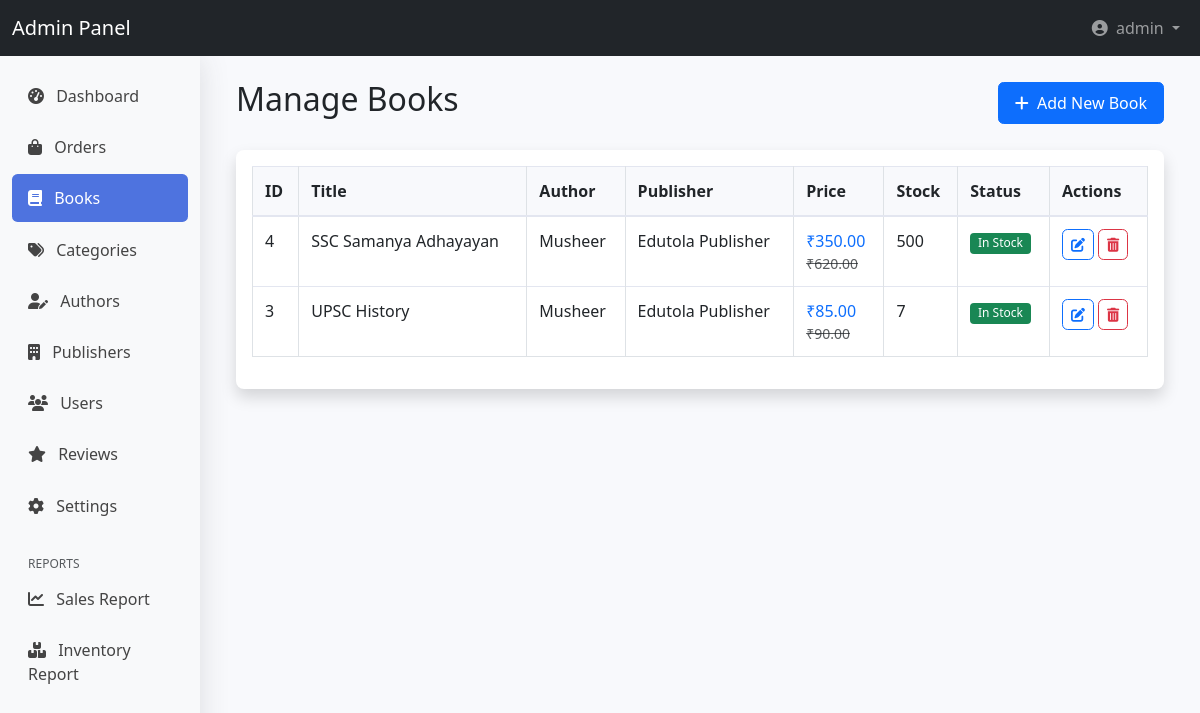
Screenshot of /admin/books.php (signed in) with the database file from the repository.
### tables this page shows
CREATE TABLE `books` (
  `book_id` int(11) NOT NULL,
  `isbn` varchar(20) NOT NULL,
  `title` varchar(255) NOT NULL,
  `author_id` int(11) NOT NULL,
  `publisher_id` int(11) NOT NULL,
  `publication_date` date DEFAULT NULL,
  `pages` int(11) DEFAULT NULL,
  `binding_type` enum('Paperback','Hardcover','E-book') DEFAULT NULL,
  `description` text DEFAULT NULL,
  `price` decimal(10,2) NOT NULL,
  `discount_price` decimal(10,2) DEFAULT NULL,
  `stock_quantity` int(11) NOT NULL DEFAULT 0,
  `created_at` timestamp NOT NULL DEFAULT current_timestamp(),
  `updated_at` timestamp NOT NULL DEFAULT current_timestamp() ON UPDATE current_timestamp()
);

CREATE TABLE `authors` (
  `author_id` int(11) NOT NULL,
  `name` varchar(100) NOT NULL,
  `bio` text DEFAULT NULL,
  `photo` varchar(255) DEFAULT NULL
);

CREATE TABLE `publishers` (
  `publisher_id` int(11) NOT NULL,
  `name` varchar(100) NOT NULL,
  `description` text DEFAULT NULL,
  `logo` varchar(255) DEFAULT NULL
);

### admin/books.php (the view, shortened to what this page needs)
<?php
require_once '../includes/config.php';
$page = isset($_GET['page']) ? max(1, intval($_GET['page'])) : 1;
$per_page = 10;
$offset = ($page - 1) * $per_page;
$stmt = $pdo->prepare("
    SELECT b.*, a.name AS author_name, p.name AS publisher_name
    FROM books b
    JOIN authors a ON b.author_id = a.author_id
    JOIN publishers p ON b.publisher_id = p.publisher_id
    ORDER BY b.book_id DESC
    LIMIT ? OFFSET ?
");
$stmt->bindValue(1, $per_page, PDO::PARAM_INT);
$stmt->bindValue(2, $offset, PDO::PARAM_INT);
$stmt->execute();
$books = $stmt->fetchAll();
require_once 'admin_header.php';
?>
<div class="container-fluid py-4">
    <div class="row mb-4">
        <div class="col-12">
            <div class="d-flex justify-content-between align-items-center">
                <h2>Manage Books</h2>
                <a href="add_book.php" class="btn btn-primary">
                    <i class="fas fa-plus me-1"></i> Add New Book
                </a>
            </div>
        </div>
    </div>
    <div class="row">
        <div class="col-12">
            <div class="card shadow">
                <div class="card-body">
                    <div class="table-responsive">
                        <table class="table table-bordered table-hover">
                            <thead class="thead-light">
                                <tr>
                                    <th>ID</th>
                                    <th>Title</th>
                                    <th>Author</th>
                                    <th>Publisher</th>
                                    <th>Price</th>
                                    <th>Stock</th>
                                    <th>Status</th>
                                    <th>Actions</th>
                                </tr>
                            </thead>
                            <tbody>
                                <?php foreach ($books as $book): ?>
                                    <tr>
                                        <td><?php echo $book['book_id']; ?></td>
                                        <td><?php echo htmlspecialchars($book['title']); ?></td>
                                        <td><?php echo htmlspecialchars($book['author_name']); ?></td>
                                        <td><?php echo htmlspecialchars($book['publisher_name']); ?></td>
                                        <td>
                                            <?php if ($book['discount_price']): ?>
                                                <span class="text-primary">₹<?php echo number_format($book['discount_price'], 2); ?></span>
                                                <del class="text-muted small d-block">₹<?php echo number_format($book['price'], 2); ?></del>
                                            <?php else: ?>
                                                ₹<?php echo number_format($book['price'], 2); ?>
                                            <?php endif; ?>
                                        </td>
                                        <td class="<?php echo $book['stock_quantity'] < 5 ? 'text-danger' : ''; ?>">
                                            <?php echo $book['stock_quantity']; ?>
                                        </td>
                                        <td>
                                            <?php if ($book['stock_quantity'] > 0): ?>
                                                <span class="badge bg-success">In Stock</span>
                                            <?php else: ?>
                                                <span class="badge bg-danger">Out of Stock</span>
                                            <?php endif; ?>
                                        </td>
                                        <td>
                                            <a href="edit_book.php?id=<?php echo $book['book_id']; ?>" class="btn btn-sm btn-outline-primary">
                                                <i class="fas fa-edit"></i>
                                            </a>
                                            <button class="btn btn-sm btn-outline-danger delete-book" data-id="<?php echo $book['book_id']; ?>">
                                                <i class="fas fa-trash-alt"></i>
                                            </button>
                                        </td>
                                    </tr>
                                <?php endforeach; ?>
                            </tbody>
                        </table>
                    </div>
                </div>
            </div>
        </div>
    </div>
</div>
<?php require_once 'admin_footer.php'; ?>

### assets/css/admin.css (style rules this page uses)
body.admin-dashboard { background-color: #f8f9fc; }
.card { border: none; border-radius: 0.5rem; box-shadow: 0 0.15rem 1.75rem 0 rgba(58, 59, 69, 0.1); }
.table-responsive { overflow-x: auto; }
.table { width: 100%; margin-bottom: 1rem; color: #212529; }
.table th { background-color: #f8f9fc; border-bottom: 2px solid #e3e6f0; }
.table td, .table th { padding: 0.75rem; vertical-align: top; border-top: 1px solid #e3e6f0; }
.btn { border-radius: 0.35rem; padding: 0.5rem 1rem; }
.btn-sm { padding: 0.25rem 0.5rem; font-size: 0.875rem; }
.badge { font-weight: 500; padding: 0.35em 0.65em; border-radius: 0.25rem; }

### rows the page displays
books: book_id "4", title "SSC Samanya Adhayayan", author.name "Musheer", publisher.name "Edutola Publisher", discount_price "350.00", price "620.00", stock_quantity "500", shows "In Stock"
books: book_id "3", title "UPSC History", author.name "Musheer", publisher.name "Edutola Publisher", discount_price "85.00", price "90.00", stock_quantity "7", shows "In Stock"

### other values shown
$_SESSION['admin_username'] "admin"
